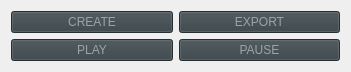
    <widget class="QWidget" name="gridLayoutWidget">
     <property name="geometry">
      <rect>
       <x>870</x>
       <y>650</y>
       <width>351</width>
       <height>61</height>
      </rect>
     </property>
     <layout class="QGridLayout" name="gridLayout">
      <item row="0" column="0">
       <layout class="QHBoxLayout" name="actionsbuttonsLayout">
        <item>
         <widget class="QPushButton" name="CreateButton">
          <property name="styleSheet">
           <string notr="true">color: #98A6A8;
background-color: rgb(53, 63, 68);</string>
          </property>
          <property name="text">
           <string>CREATE</string>
          </property>
         </widget>
        </item>
        <item>
         <widget class="QPushButton" name="exportButton">
          <property name="styleSheet">
           <string notr="true">color: #98A6A8;
background-color: rgb(53, 63, 68);</string>
          </property>
          <property name="text">
           <string>EXPORT</string>
          </property>
         </widget>
        </item>
       </layout>
      </item>
      <item row="1" column="0">
       <layout class="QHBoxLayout" name="horizontalLayout_3">
        <item>
         <widget class="QPushButton" name="PlayButton">
          <property name="styleSheet">
           <string notr="true">color: #98A6A8;
background-color: rgb(53, 63, 68);</string>
          </property>
          <property name="text">
           <string>PLAY</string>
          </property>
         </widget>
        </item>
        <item>
         <widget class="QPushButton" name="pushButton_2">
          <property name="styleSheet">
           <string notr="true">color: #98A6A8;
background-color: rgb(53, 63, 68);</string>
          </property>
          <property name="text">
           <string>PAUSE</string>
          </property>
         </widget>
        </item>
       </layout>
      </item>
     </layout>
    </widget>
